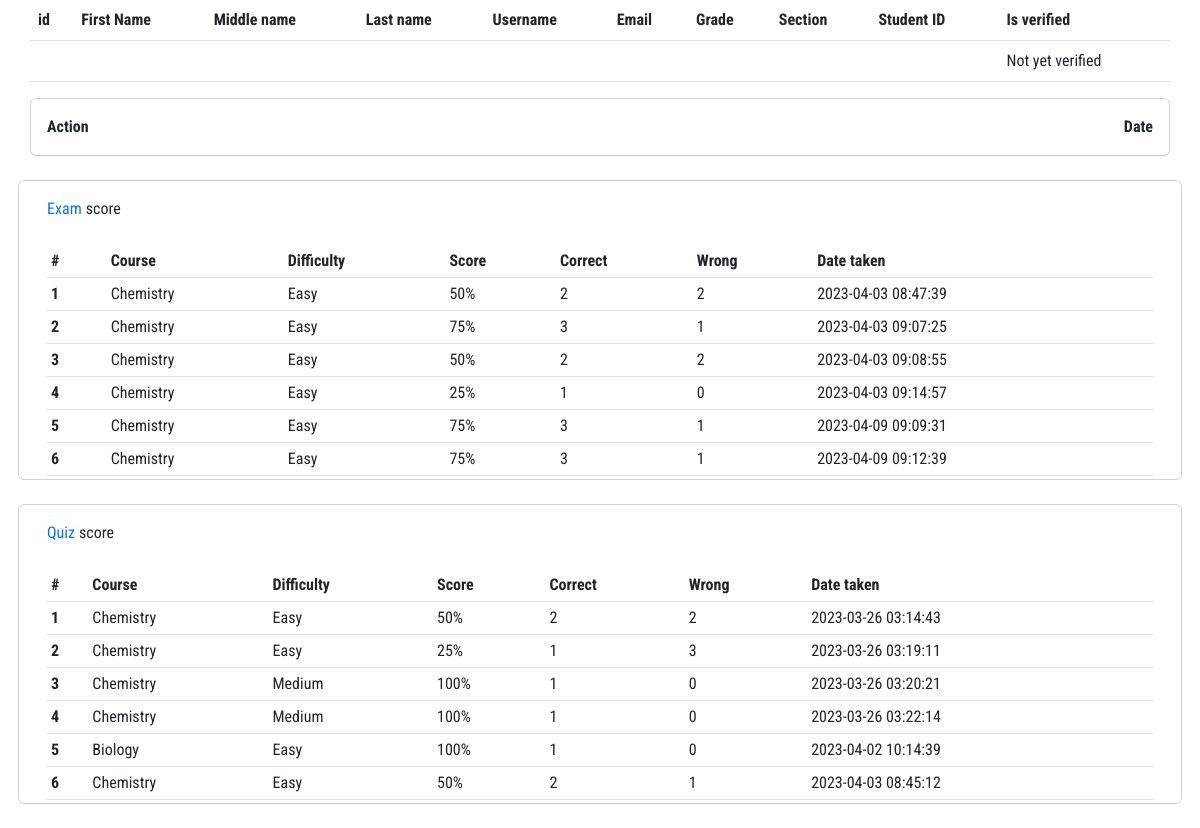
The app's page /admin/check_user_details.php with its own data.
### tables this page shows
CREATE TABLE `score_exam` (
  `id` int(11) NOT NULL,
  `student_id` int(11) NOT NULL,
  `course` varchar(300) NOT NULL,
  `lesson` varchar(300) NOT NULL,
  `difficulty` varchar(20) NOT NULL,
  `score` int(11) NOT NULL,
  `correct` int(11) NOT NULL,
  `wrong` int(11) NOT NULL,
  `date_taken` datetime NOT NULL
);

CREATE TABLE `score_quiz` (
  `id` int(11) NOT NULL,
  `student_id` int(11) NOT NULL,
  `course` varchar(300) NOT NULL,
  `lesson` varchar(300) NOT NULL,
  `difficulty` varchar(20) NOT NULL,
  `score` int(11) NOT NULL,
  `correct` int(11) NOT NULL,
  `wrong` int(11) NOT NULL,
  `date_taken` datetime NOT NULL
);

### online_exam/class/examUsers.php (called while the page is built, shortened)
<?php
class examUsers
{
	public $host="localhost";
	public $username="root";
	public $pass="";
	public $db_name="jtis";
	public $conn;
	public $exam_score_data;
	public function __construct()
	{
		$this->conn=new mysqli($this->host,$this->username,$this->pass,$this->db_name);
	}
	public function showProfileExamScoreAdmin(){
		$query=$this->conn->query("SELECT * FROM score_exam");
		while($row=$query->fetch_array(MYSQLI_ASSOC)){
			$this->exam_score_data[] = $row;
		}
		return $this->exam_score_data;
	}
}
?>

### online_quize/class/quizUsers.php (called while the page is built, shortened)
<?php
class quizUsers
{
	public $host="localhost";
	public $username="root";
	public $pass="";
	public $db_name="jtis";
	public $conn;
	public $quiz_score_data;
	public function __construct()
	{
		$this->conn=new mysqli($this->host,$this->username,$this->pass,$this->db_name);
	}
	public function showProfileQuizScoreAdmin(){
		$query=$this->conn->query("SELECT * FROM score_quiz");
		while($row=$query->fetch_array(MYSQLI_ASSOC)){
			$this->quiz_score_data[] = $row;
		}
		return $this->quiz_score_data;
	}
}
?>

### admin/check_user_details.php (the view, shortened to what this page needs)
<?php
include("../online_quize/class/quizUsers.php");
include("../online_exam/class/examUsers.php");
$user = new quizUsers;
$euser = new examUsers;
$quizd = $user->showProfileQuizScoreAdmin();
$examd = $euser->showProfileExamScoreAdmin();
$userDetails = [];
?>
<!DOCTYPE html>
<html>
<head>
    <link rel="stylesheet" type="text/css" href="css/magnific-popup.css">
    <link rel="stylesheet" type="text/css" href="css/owl.carousel.min.css">
    <link rel="stylesheet" type="text/css" href="css/owl.theme.default.min.css">
    <link rel="stylesheet" href="css/all.css">
    <link href="https://cdn.jsdelivr.net/npm/bootstrap@5.3.0-alpha1/dist/css/bootstrap.min.css" rel="stylesheet"
>
    <link rel="stylesheet" type="text/css" href="css/profile.css">
    <link rel="stylesheet" type="text/css" href="css/all.css">
    <link rel="stylesheet" type="text/css" href="css/custom.css">
</head>
<body>
    <div class="container">
        <table class="table bg-white shodow pl-5 table-responsive" style="overflow-y: scroll; max-height: 600px;">
            <thead>
                <tr>
                    <th scope="col">id</th>
                    <th scope="col">First Name</th>
                    <th scope="col">Middle name</th>
                    <th scope="col">Last name</th>
                    <th scope="col">Username</th>
                    <th scope="col">Email</th>
                    <th scope="col">Grade</th>
                    <th scope="col">Section</th>
                    <th scope="col">Student ID</th>
                    <th scope="col">Is verified</th>
                </tr>
            </thead>
            <tbody style="">
                <tr>
                    <td><?php echo $userDetails['user_id']; ?></td>
                    <td><?php echo $userDetails['firstName']; ?></td>
                    <td><?php echo $userDetails['lastName']; ?></td>
                    <td><?php echo $userDetails['lastName']; ?></td>
                    <td><?php echo $userDetails['username']; ?></td>
                    <td><?php echo $userDetails['email']; ?></td>
                    <td><?php echo $userDetails['grade']; ?></td>
                    <td><?php echo $userDetails['section']; ?></td>
                    <td><?php echo $userDetails['studentid']; ?></td>
                    <td><?php
                    if ($userDetails['status'] == 1)
                    {
                        echo "Verified";
                    }
                    elseif ($userDetails['status'] == 0)
                    {
                        echo "Not yet verified";
                    }
                    ?></td>
                </tr>
            </tbody>
        </table>
        <div class="card mb-4 mb-lg-0">
            <div class="card-body p-0" style="overflow-y: scroll; max-height: 500px;">
                <ul class="list-group list-group-flush rounded-3">
                    <li class="list-group-item d-flex justify-content-between align-items-center p-3">
                        <p class="mb-0"><strong>Action</strong></p>
                        <p class="mb-0"><strong>Date</strong></p>
                    </li>
                </ul>
            </div>
        </div>
        <div class="row mb-4 mt-4">
            <div class="card mb-4 mb-md-0 score-card" style="overflow-y: scroll; max-height: 300px;">
                <div class="card-body">
                    <p class="mb-4"><span class="text-primary font-italic me-1">Exam</span>score
                    </p>
                    <table id="examTable" class="table table-sm table-hover">
                        <thead>
                            <tr>
                                <th scope="col">#</th>
                                <th scope="col">Course</th>
                                <th scope="col">Difficulty</th>
                                <th scope="col">Score</th>
                                <th scope="col">Correct</th>
                                <th scope="col">Wrong</th>
                                <th scope="col">Date taken</th>
                            </tr>
                        </thead>
                        <tbody>
                            <?php
                            $exam_counter = 1;
                            if (!empty($examd)) {
                                foreach ($examd as $details) {
                                    ?>
                                    <tr>
                                        <th scope="row">
                                            <?php echo $exam_counter; ?>
                                        </th>
                                        <td>
                                            <?php echo ucfirst($details['course']); ?>
                                        </td>
                                        <td>
                                            <?php echo ucfirst($details['difficulty']); ?>
                                        </td>
                                        <td>
                                            <?php echo $details['score']; ?>%
                                        </td>
                                        <td>
                                            <?php echo $details['correct']; ?>
                                        </td>
                                        <td>
                                            <?php echo $details['wrong']; ?>
                                        </td>
                                        <td>
                                            <?php echo $details['date_taken']; ?>
                                        </td>
                                    </tr>
                                    <?php
                                    $exam_counter++;
                                }
                            }
                            ?>
                        </tbody>
                    </table>
                </div>
            </div>
        </div>
        <div class="row mb-4 mt-4">
            <div class="card mb-4 mb-md-0 score-card" style="overflow-y: scroll; max-height: 300px;">
                <div class="card-body">
                    <p class="mb-4"><span class="text-primary font-italic me-1">Quiz</span>score
                    </p>
                    <table id="quizTable" class="table table-sm table-hover">
                        <thead>
                            <tr>
                                <th scope="col">#</th>
                                <th scope="col">Course</th>
                                <th scope="col">Difficulty</th>
                                <th scope="col">Score</th>
                                <th scope="col">Correct</th>
                                <th scope="col">Wrong</th>
                                <th scope="col">Date taken</th>
                            </tr>
                        </thead>
                        <tbody>
                            <?php
                            $quiz_counter = 1;
                            if (!empty($quizd)) {
                                foreach ($quizd as $details) {
                                    ?>
                                    <tr>
                                        <th scope="row">
                                            <?php echo $quiz_counter; ?>
                                        </th>
                                        <td>
                                            <?php echo ucfirst($details['course']); ?>
                                        </td>
                                        <td>
                                            <?php echo ucfirst($details['difficulty']); ?>
                                        </td>
                                        <td>
                                            <?php echo $details['score']; ?>%
                                        </td>
                                        <td>
                                            <?php echo $details['correct']; ?>
                                        </td>
                                        <td>
                                            <?php echo $details['wrong']; ?>
                                        </td>
                                        <td>
                                            <?php echo $details['date_taken']; ?>
                                        </td>
                                    </tr>
                                    <?php
                                    $quiz_counter++;
                                }
                            }
                            ?>
                        </tbody>
                    </table>
                </div>
            </div>
        </div>
    </div>
</body>
</html>

### css/profile.css (style rules this page uses)
.score-card { max-height: 600px; }

### css/custom.css (style rules this page uses)
* { padding: 0; margin: 0; box-sizing: border-box; font-family: 'Roboto Condensed', sans-serif; }
body { height: 100%; }
html { scroll-behavior: smooth; }
.container { width: 100% !important; padding: 0 !important; display: flex nowrap !important; justify-content: space-between !important; }

### records on screen
score_exam: course "Chemistry", difficulty "Easy", score "50", correct "2", wrong "2", date_taken "2023-04-03 08:47:39"
score_exam: course "Chemistry", difficulty "Easy", score "75", correct "3", wrong "1", date_taken "2023-04-03 09:07:25"
score_exam: course "Chemistry", difficulty "Easy", score "50", correct "2", wrong "2", date_taken "2023-04-03 09:08:55"
score_exam: course "Chemistry", difficulty "Easy", score "25", correct "1", wrong "0", date_taken "2023-04-03 09:14:57"
score_exam: course "Chemistry", difficulty "Easy", score "75", correct "3", wrong "1", date_taken "2023-04-09 09:09:31"
score_exam: course "Chemistry", difficulty "Easy", score "75", correct "3", wrong "1", date_taken "2023-04-09 09:12:39"
score_quiz: course "Chemistry", difficulty "Easy", score "50", correct "2", wrong "2", date_taken "2023-03-26 03:14:43"
score_quiz: course "Chemistry", difficulty "Easy", score "25", correct "1", wrong "3", date_taken "2023-03-26 03:19:11"
score_quiz: course "Chemistry", difficulty "Medium", score "100", correct "1", wrong "0", date_taken "2023-03-26 03:20:21"
score_quiz: course "Chemistry", difficulty "Medium", score "100", correct "1", wrong "0", date_taken "2023-03-26 03:22:14"
score_quiz: course "Biology", difficulty "Easy", score "100", correct "1", wrong "0", date_taken "2023-04-02 10:14:39"
score_quiz: course "Chemistry", difficulty "Easy", score "50", correct "2", wrong "1", date_taken "2023-04-03 08:45:12"
